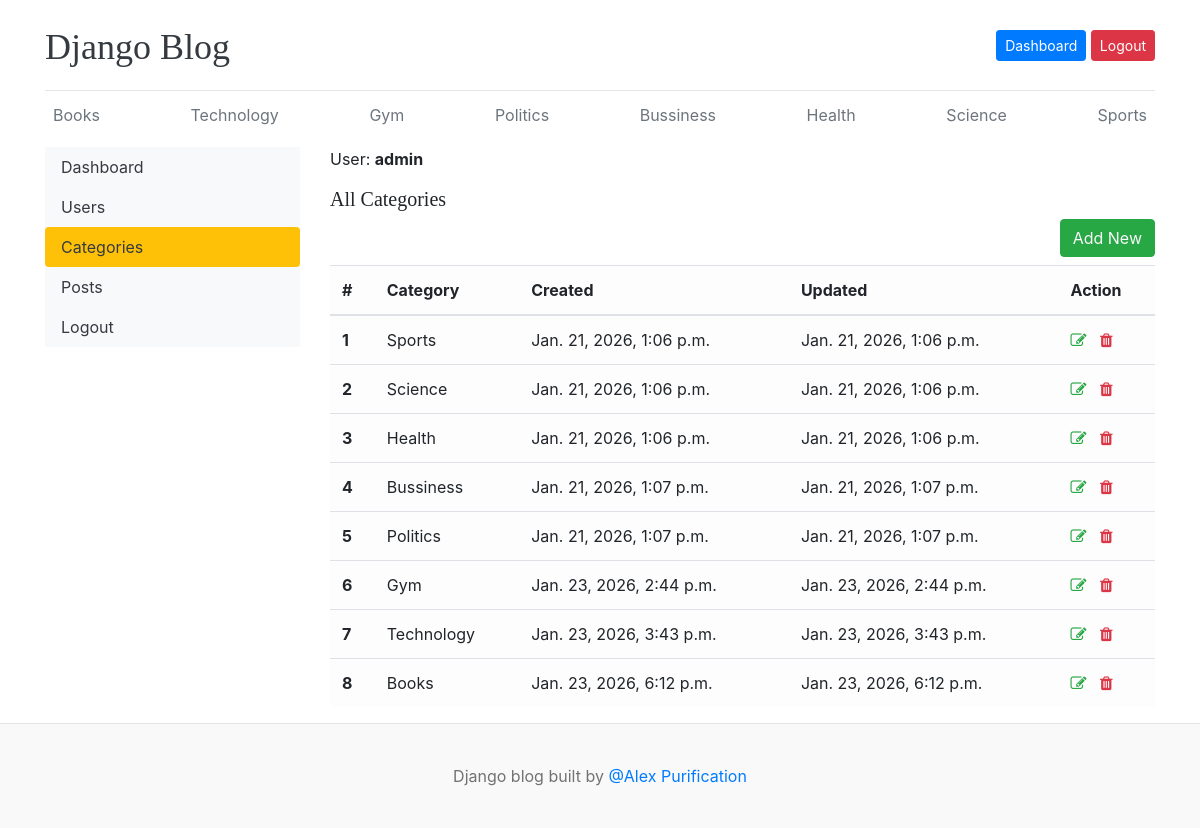
Screenshot of /dashboard/categories/ (signed in) with the database file from the repository.
### blogs/models.py (models this page shows, shortened)
class Category(models.Model):
    category_name = models.CharField(max_length=50, unique=True)
    created_at = models.DateTimeField(auto_now_add=True)
    updated_at = models.DateTimeField(auto_now=True)
    def __str__(self):
        return self.category_name
    class Meta:
        verbose_name_plural='categories'

### dashboard/views.py (the view)
# urls.py: path('categories/', views.categories, name='categories'),
@login_required(login_url='login')
def categories(request):
    return render(request, 'dashboard/categories.html')

### blogs/context_processors.py (called while the page is built)
def get_categories(request):
    categories = Category.objects.all().order_by('-created_at')
    return dict(categories=categories)

def get_socialConnects(request):
    socialConnects = SocialConnect.objects.all()
    return dict(socialConnects=socialConnects)

### templates/dashboard/categories.html (shortened to what this page needs)
{% extends "components/base.html" %} {% block title %}Categories{% endblock %}
{% block content %}
    <div class="row">
        {% include "dashboard/components/side_nav.html" %}
        <div class="col-md-9">
            <span>User: <strong>{{ user }}</strong></span>
            <h5 class='mt-3'>All Categories</h5>
            <a href="{% url 'add_categories' %}" class="btn btn-success text-light float-right mb-2">Add New</a>
            <div class="table-responsive">
                <table class="table table-light table-hover">
                    <thead>
                    <tr>
                        <th>#</th>
                        <th>Category</th>
                        <th>Created</th>
                        <th>Updated</th>
                        <th>Action</th>
                    </tr>
                    </thead>
                    <tbody>
                        {% for cat in categories|dictsort:"id"  %}
                            <tr>
                                <th scope="row" data-label="#">{{ forloop.counter }}</th>
                                <td data-label="Category">{{ cat }}</td>
                                <td data-label="Created">{{ cat.created_at }}</td>
                                <td data-label="Updated">{{ cat.updated_at }}</td>
                                <td data-label="Action">
                                    <div>
                                        <a href="{% url 'edit_categories' cat.id %}"><i class="fa fa-edit text-success"></i></a>
                                        <a href="{% url 'delete_categories' cat.id %}"><i class="fa fa-trash text-danger"></i></a>
                                    </div>
                                </td>
                            </tr>
                        {% endfor %}
                    </tbody>
                </table>
            </div>
        </div>
    </div>
{% endblock %}

### templates/components/base.html (shortened to what this page needs)
<!doctype html>
<html lang="en">
  <head>
    <link
      href="https://getbootstrap.com/docs/4.0/dist/css/bootstrap.min.css"
      rel="stylesheet"
    />
    <link href="/static/css/blog.css" rel="stylesheet" />
    <link rel="stylesheet" href="https://cdnjs.cloudflare.com/ajax/libs/font-awesome/4.7.0/css/font-awesome.min.css">
  </head>
  <body>
    <div class="container">
      {% include "components/header.html" %}
      <div class="nav-scroller py-1 mb-2">
        <nav class="nav d-flex justify-content-between">
          {% for cat in categories %}
            <a class="p-2 text-muted" href="{% url 'post_by_category' cat.id %}">
              {{ cat }}
            </a>
          {% endfor %}
        </nav>
      </div>
      {% block content %}{% endblock %}
    </div>
    {% include "components/footer.html" %}
  </body>
</html>

### static/css/blog.css (style rules this page uses)
h1, h2, h3, h4, h5, h6 { font-family: "Playfair Display", Georgia, "Times New Roman", serif; }

### rows the page displays
Category: category_name "Books", created_at "Jan. 23, 2026, 6:12 p.m.", updated_at "Jan. 23, 2026, 6:12 p.m."
Category: category_name "Technology", created_at "Jan. 23, 2026, 3:43 p.m.", updated_at "Jan. 23, 2026, 3:43 p.m."
Category: category_name "Gym", created_at "Jan. 23, 2026, 2:44 p.m.", updated_at "Jan. 23, 2026, 2:44 p.m."
Category: category_name "Politics", created_at "Jan. 21, 2026, 1:07 p.m.", updated_at "Jan. 21, 2026, 1:07 p.m."
Category: category_name "Bussiness", created_at "Jan. 21, 2026, 1:07 p.m.", updated_at "Jan. 21, 2026, 1:07 p.m."
Category: category_name "Health", created_at "Jan. 21, 2026, 1:06 p.m.", updated_at "Jan. 21, 2026, 1:06 p.m."
Category: category_name "Science", created_at "Jan. 21, 2026, 1:06 p.m.", updated_at "Jan. 21, 2026, 1:06 p.m."
Category: category_name "Sports", created_at "Jan. 21, 2026, 1:06 p.m.", updated_at "Jan. 21, 2026, 1:06 p.m."

### other values shown
{{ user }} "admin"
